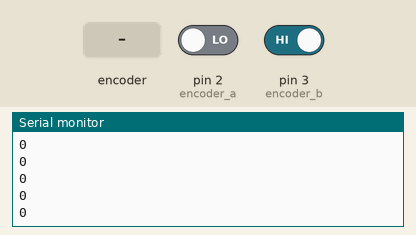
Recording of a sketch running on a simulated Arduino Uno, built with avr-gcc and run on an emulated ATmega328P. On the bench: the last lines printed to the serial monitor. Inputs (shaded band) come from the test bench; at power-on: pin 2 (encoder_a) LOW, pin 3 (encoder_b) HIGH.

Above: at 1.2 s.
1.3 s: rotary encoder on pin 2 (encoder_a) / pin 3 (encoder_b) turned 1 step (first pin leading)
At 1.9 s:
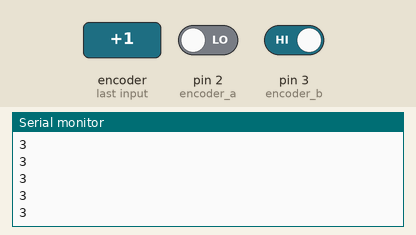
3.0 s: rotary encoder on pin 2 (encoder_a) / pin 3 (encoder_b) turned 1 step (first pin leading)
At 3.5 s:
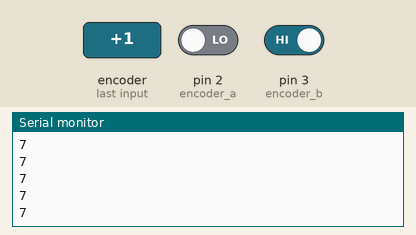
Timing chart, 0 to 6.0 s (numbered marks = the images above; inputs shaded):
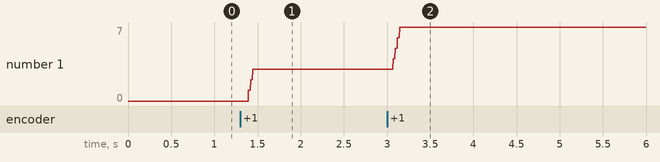

The sketch:

testing1.ino
```cpp
/*  YUMO 200 P/R rotary encoder
 *
 *  Wiring
 *  Black - pin 2
 *  White - pin 3
 *  Brown - Ard. 5V
 *  Blue  - GND
 *  Orange - nothing for this use (is possibly for dir encoding?).
 */


long encoder = 0; // counts overall number of 'ticks' since beginning of program
const int encoder_a = 2; // black
const int encoder_b = 3; // white

void setup() {
  Serial.begin(9600);
  pinMode(encoder_a, INPUT);
  pinMode(encoder_b, INPUT);

  // encoder pin on interrupt 0 (pin 2)
  attachInterrupt(0, encoderPinChangeA, CHANGE);
  // encoder pin on interrupt 1 (pin 3)
  attachInterrupt(1, encoderPinChangeB, CHANGE);
}

void loop() {

  Serial.println(encoder);
}


void encoderPinChangeA() {
 if (digitalRead(encoder_a)==digitalRead(encoder_b)) {
  encoder--;
 }
 else{
  encoder++;
 }
}

void encoderPinChangeB() {
 if (digitalRead(encoder_a) != digitalRead(encoder_b)) {
  encoder--;
 }
 else {
  encoder++;
 }
}
```

Measured:
- after the input at 1.3 s, the serial monitor: prints a new line after 0.09 s (image 1)
- after the input at 3.0 s, the serial monitor: prints a new line after 0.07 s (image 2)
- plotted number 1: 0 → 3 after the input at 1.3 s, 3 → 7 after the input at 3.0 s
